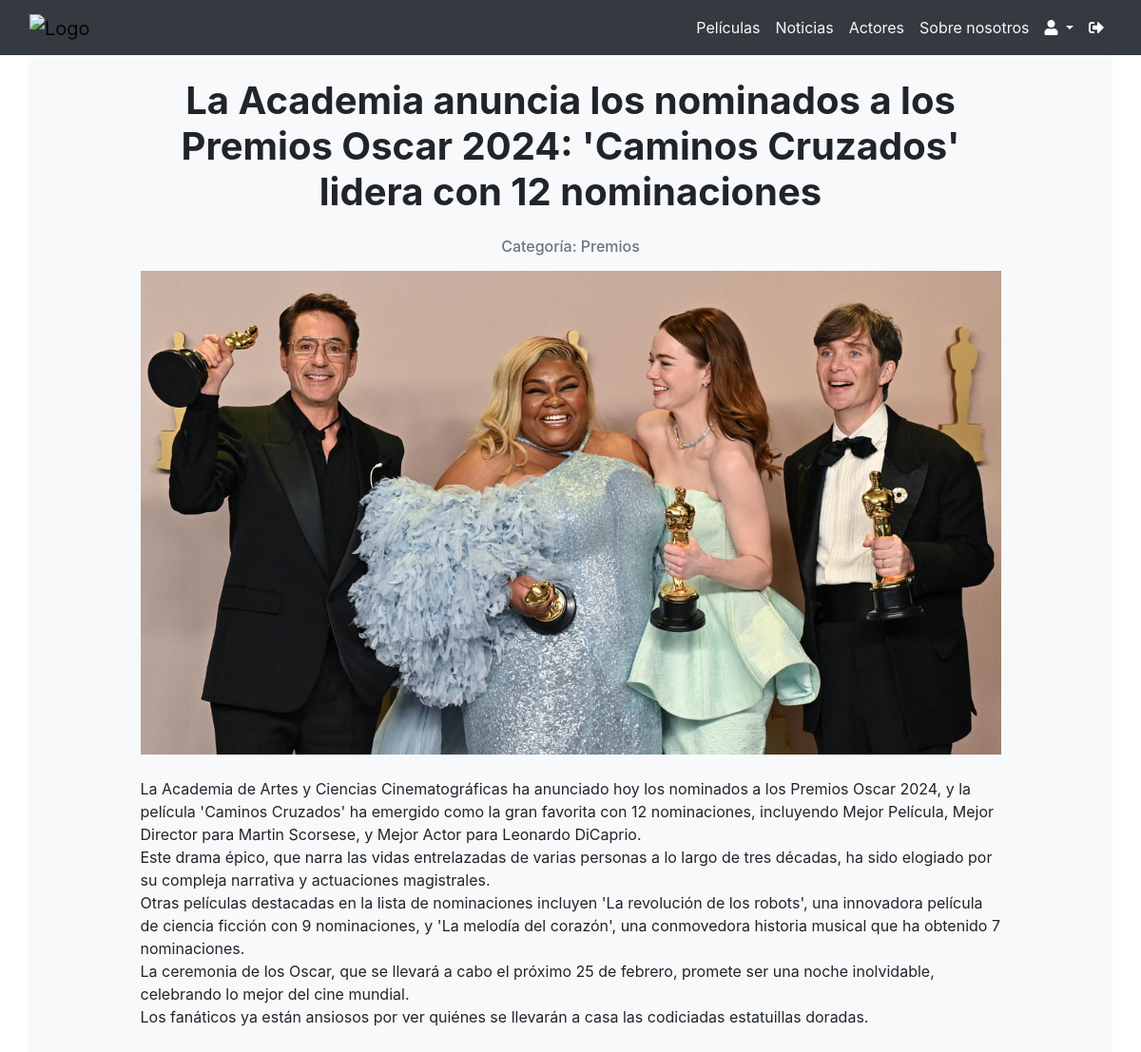
/news/706/ (signed in), run on the app's committed database.
### news/models.py (models this page shows, shortened)
class New(models.Model):
    class State(models.TextChoices):
        PUBLISHED = 'PUBLISHED', 'Published'
        IN_DRAFT = 'IN_DRAFT', 'In Draft'
        IN_REVIEW = 'IN_REVIEW', 'In Review'
        FORBIDDEN = 'FORBIDDEN', 'Forbidden'
        DELETED = 'DELETED', 'Deleted'
    title = models.CharField(max_length=100, unique=True)
    body = models.TextField()
    photo = models.ImageField(upload_to='images/')
    publicationDate = models.DateTimeField(
        blank=True, null=True
    )
    category = models.ForeignKey('Category', on_delete=models.CASCADE)
    author = models.ForeignKey(settings.AUTH_USER_MODEL, on_delete=models.CASCADE)
    hateScore = models.IntegerField(
        default=0,
        validators=[MinValueValidator(0), MaxValueValidator(10000)]
    )
    state = models.CharField(
        max_length=50,
        choices=State.choices,
        default=State.IN_REVIEW,
    )

class Category(models.Model):
    name = models.CharField(max_length=50, unique=True)

### news/views.py (the view)
# urls.py: path('news/<int:new_id>/', new_detail, name='new_detail'),
def new_detail(request, new_id):
    new = get_object_or_404(New, pk=new_id)
    if new.state != New.State.PUBLISHED:
        messages.error(request, 'Esta noticia no está disponible.')
        return HttpResponseForbidden()
    return render(request, 'new_detail.html', {'new': new})

### users/templatetags/user_tags.py (called while the page is built)
@register.filter('has_group')
def has_group(user, group_name):
    groups = user.groups.all().values_list('name', flat=True)
    return True if group_name in groups else False

### news/templates/new_detail.html (shortened to what this page needs)
{% extends 'base.html' %} {% block content %}
<div class="container p-4 bg-light">
  <div class="row justify-content-center">
    <div class="col-12 col-lg-10">
      <h1 class="mb-4 text-center font-weight-bold" style="word-wrap: break-word; overflow-wrap: break-word; max-width: 100%;">{{ new.title }}</h1>
      <h6 class="text-center text-muted mb-3">Categoría: {{ new.category.name }}</h6>
      <div class="text-center">
        <img
          src="{{ new.photo.url }}"
          alt="{{ new.title }}"
          class="img-fluid"
        />
      </div>
      <p class="mt-4">{{ new.body|linebreaksbr }}</p>
    </div>
  </div>
</div>
{% endblock %}

### data on the page
New: title "La Academia anuncia los nominados a los Premios Oscar 2024: 'Caminos Cruzados' lidera con 12 nominaciones", category.name "Premios", photo (picture), body "La Academia de Artes y Ciencias Cinematográficas ha anunciado hoy los nominados a los Premios Oscar 2024, y la película 'Caminos Cruzados' ha emergido como la gran favorita con 12 nominaciones, incluyendo Mejor Película, Mejor Director para Martin Scorsese, y Mejor Actor para Leonardo DiCaprio. Este drama épico, que narra las vidas entrelazadas de varias personas a lo largo de tres décadas, ha sido elogiado por su compleja narrativa y actuaciones magistrales. Otras películas destacadas en la lista de nominaciones incluyen 'La revolución de los robots', una innovadora película de ciencia ficción con 9 nominaciones, y 'La melodía del corazón', una conmovedora historia musical que ha obtenido…"
